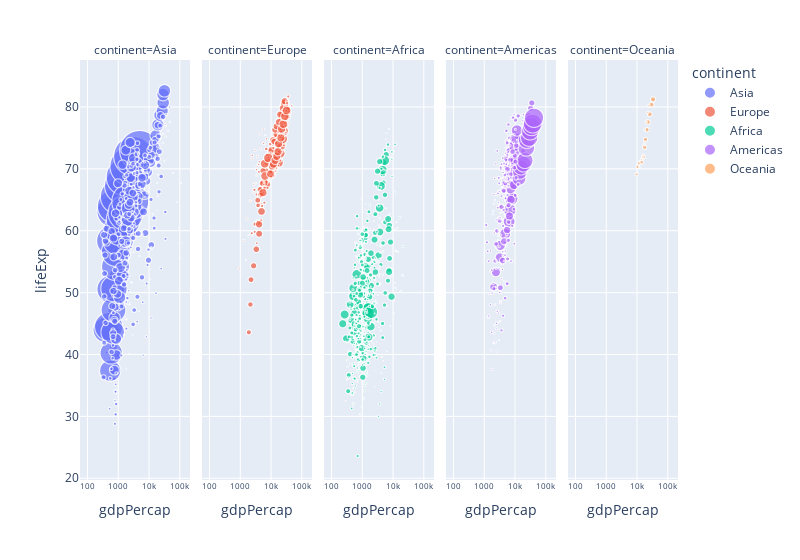

The code cell stored with this chart in its notebook:
### Code cell
# 大陸ごとに散布図を分割

facet_fig = px.scatter(
    gapminder,
    x="gdpPercap",
    y="lifeExp",
    log_x=True,
    hover_name="country",
    size="pop",
    size_max=40,
    color="continent",
    facet_col="continent",
    width=800
)
facet_fig.update_xaxes(tickfont={"size": 8})
facet_fig.show()

### Figure 1 — Plotly figure (JSON) as saved in the notebook; plotly's stock layout.template omitted (floating-point values rounded to 4 significant figures; data arrays with more than 128 entries replaced by an {"elided": "..."} marker saying what was removed)
{"data": [{"hovertemplate": "<b>%{hovertext}</b><br><br>continent=Asia<br>gdpPercap=%{x}<br>lifeExp=%{y}<br>pop=%{marker.size}<extra></extra>", "hovertext": {"elided": "396 str values"}, "legendgroup": "Asia", "marker": {"color": "#636efa", "size": {"elided": "396 int values"}, "sizemode": "area", "sizeref": 824200.0, "symbol": "circle"}, "mode": "markers", "name": "Asia", "showlegend": true, "type": "scattergl", "x": {"elided": "396 float values"}, "xaxis": "x", "y": {"elided": "396 float values"}, "yaxis": "y"}, {"hovertemplate": "<b>%{hovertext}</b><br><br>continent=Europe<br>gdpPercap=%{x}<br>lifeExp=%{y}<br>pop=%{marker.size}<extra></extra>", "hovertext": {"elided": "360 str values"}, "legendgroup": "Europe", "marker": {"color": "#EF553B", "size": {"elided": "360 int values"}, "sizemode": "area", "sizeref": 824200.0, "symbol": "circle"}, "mode": "markers", "name": "Europe", "showlegend": true, "type": "scattergl", "x": {"elided": "360 float values"}, "xaxis": "x2", "y": {"elided": "360 float values"}, "yaxis": "y2"}, {"hovertemplate": "<b>%{hovertext}</b><br><br>continent=Africa<br>gdpPercap=%{x}<br>lifeExp=%{y}<br>pop=%{marker.size}<extra></extra>", "hovertext": {"elided": "624 str values"}, "legendgroup": "Africa", "marker": {"color": "#00cc96", "size": {"elided": "624 int values"}, "sizemode": "area", "sizeref": 824200.0, "symbol": "circle"}, "mode": "markers", "name": "Africa", "showlegend": true, "type": "scattergl", "x": {"elided": "624 float values"}, "xaxis": "x3", "y": {"elided": "624 float values"}, "yaxis": "y3"}, {"hovertemplate": "<b>%{hovertext}</b><br><br>continent=Americas<br>gdpPercap=%{x}<br>lifeExp=%{y}<br>pop=%{marker.size}<extra></extra>", "hovertext": {"elided": "300 str values"}, "legendgroup": "Americas", "marker": {"color": "#ab63fa", "size": {"elided": "300 int values"}, "sizemode": "area", "sizeref": 824200.0, "symbol": "circle"}, "mode": "markers", "name": "Americas", "showlegend": true, "type": "scattergl", "x": {"elided": "300 float values"}, "xaxis": "x4", "y": {"elided": "300 float values"}, "yaxis": "y4"}, {"hovertemplate": "<b>%{hovertext}</b><br><br>continent=Oceania<br>gdpPercap=%{x}<br>lifeExp=%{y}<br>pop=%{marker.size}<extra></extra>", "hovertext": ["Australia", "Australia", "Australia", "Australia", "Australia", "Australia", "Australia", "Australia", "Australia", "Australia", "Australia", "Australia", "New Zealand", "New Zealand", "New Zealand", "New Zealand", "New Zealand", "New Zealand", "New Zealand", "New Zealand", "New Zealand", "New Zealand", "New Zealand", "New Zealand"], "legendgroup": "Oceania", "marker": {"color": "#FFA15A", "size": [8691212, 9712569, 10794968, 11872264, 13177000, 14074100, 15184200, 16257249, 17481977, 18565243, 19546792, 20434176, 1994794, 2229407, 2488550, 2728150, 2929100, 3164900, 3210650, 3317166, 3437674, 3676187, 3908037, 4115771], "sizemode": "area", "sizeref": 824200.0, "symbol": "circle"}, "mode": "markers", "name": "Oceania", "showlegend": true, "type": "scattergl", "x": [10040.0, 10950.0, 12220.0, 14530.0, 16790.0, 18330.0, 19480.0, 21890.0, 23420.0, 27000.0, 30690.0, 34440.0, 10560.0, 12250.0, 13180.0, 14460.0, 16050.0, 16230.0, 17630.0, 19010.0, 18360.0, 21050.0, 23190.0, 25190.0], "xaxis": "x5", "y": [69.12, 70.33, 70.93, 71.1, 71.93, 73.49, 74.74, 76.32, 77.56, 78.83, 80.37, 81.23, 69.39, 70.26, 71.24, 71.52, 71.89, 72.22, 73.84, 74.32, 76.33, 77.55, 79.11, 80.2], "yaxis": "y5"}], "layout": {"annotations": [{"font": {}, "showarrow": false, "text": "continent=Asia", "x": 0.092, "xanchor": "center", "xref": "paper", "y": 1, "yanchor": "bottom", "yref": "paper"}, {"font": {}, "showarrow": false, "text": "continent=Europe", "x": 0.296, "xanchor": "center", "xref": "paper", "y": 1, "yanchor": "bottom", "yref": "paper"}, {"font": {}, "showarrow": false, "text": "continent=Africa", "x": 0.5, "xanchor": "center", "xref": "paper", "y": 1, "yanchor": "bottom", "yref": "paper"}, {"font": {}, "showarrow": false, "text": "continent=Americas", "x": 0.704, "xanchor": "center", "xref": "paper", "y": 1, "yanchor": "bottom", "yref": "paper"}, {"font": {}, "showarrow": false, "text": "continent=Oceania", "x": 0.908, "xanchor": "center", "xref": "paper", "y": 1, "yanchor": "bottom", "yref": "paper"}], "legend": {"itemsizing": "constant", "title": {"text": "continent"}, "tracegroupgap": 0}, "margin": {"t": 60}, "width": 800, "xaxis": {"anchor": "y", "domain": [0, 0.184], "tickfont": {"size": 8}, "title": {"text": "gdpPercap"}, "type": "log"}, "xaxis2": {"anchor": "y2", "domain": [0.204, 0.388], "matches": "x", "tickfont": {"size": 8}, "title": {"text": "gdpPercap"}, "type": "log"}, "xaxis3": {"anchor": "y3", "domain": [0.408, 0.592], "matches": "x", "tickfont": {"size": 8}, "title": {"text": "gdpPercap"}, "type": "log"}, "xaxis4": {"anchor": "y4", "domain": [0.612, 0.796], "matches": "x", "tickfont": {"size": 8}, "title": {"text": "gdpPercap"}, "type": "log"}, "xaxis5": {"anchor": "y5", "domain": [0.816, 1], "matches": "x", "tickfont": {"size": 8}, "title": {"text": "gdpPercap"}, "type": "log"}, "yaxis": {"anchor": "x", "domain": [0, 1], "title": {"text": "lifeExp"}}, "yaxis2": {"anchor": "x2", "domain": [0, 1], "matches": "y", "showticklabels": false}, "yaxis3": {"anchor": "x3", "domain": [0, 1], "matches": "y", "showticklabels": false}, "yaxis4": {"anchor": "x4", "domain": [0, 1], "matches": "y", "showticklabels": false}, "yaxis5": {"anchor": "x5", "domain": [0, 1], "matches": "y", "showticklabels": false}}}
